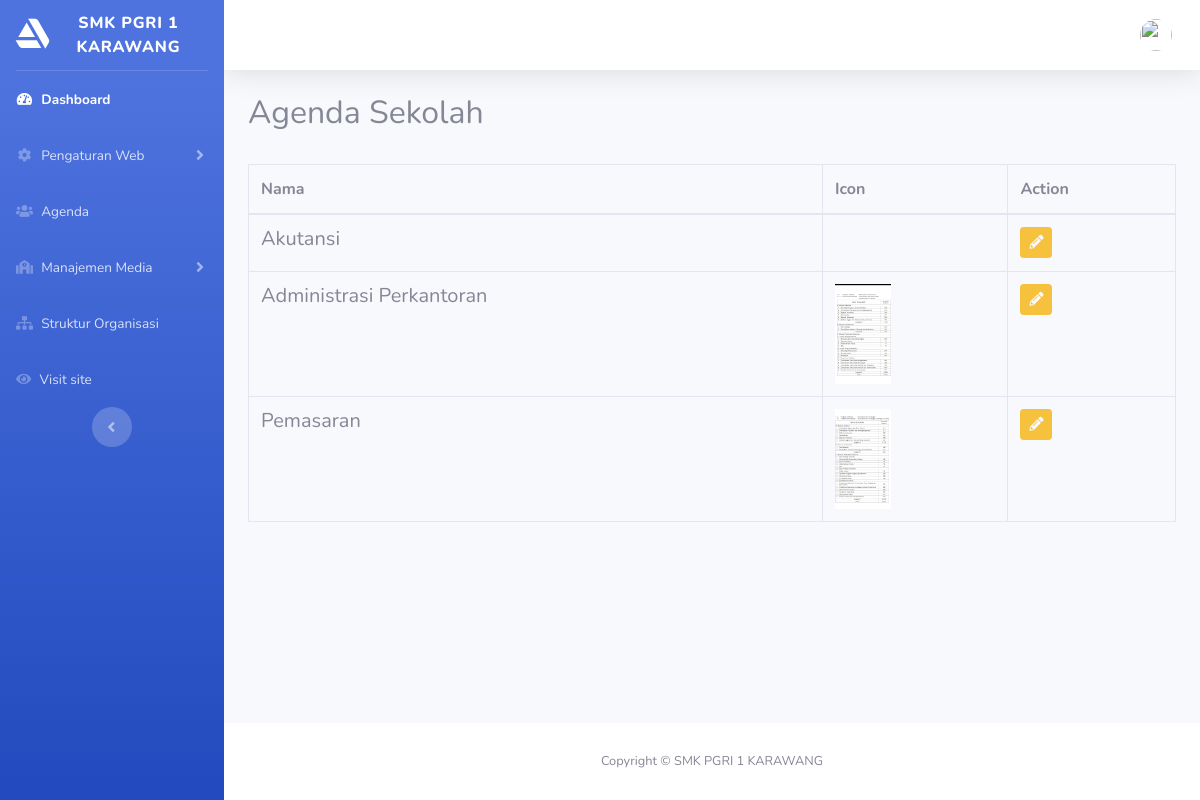
Page /index.php/icon on the committed database.
### tables this page shows
CREATE TABLE `menus` (
  `id` int(11) NOT NULL,
  `user_id` int(11) NOT NULL,
  `title` varchar(100) NOT NULL,
  `url` varchar(100) NOT NULL,
  `icon` varchar(100) NOT NULL,
  `is_active` char(1) NOT NULL
);

CREATE TABLE `icon_jurusan` (
  `id` int(11) NOT NULL,
  `nama` varchar(255) NOT NULL,
  `nama_icon` varchar(255) NOT NULL
);

### application/controllers/Icon.php (called while the page is built, shortened)
<?php
class Icon extends CI_Controller
{
	public function __construct()
	{
		$this->load->model('menu_model', 'menu');
		$this->load->model('icon_jurusan', 'icon');
	}
	public function index()
	{
		$data['title']		= 'Icon Jurusan';
		$data['page']		= 'jurusan/icon';
		$data['content'] 	= $this->icon->getData();
		$this->load->view('back/layouts/main', $data);
	}
}

### index.php (called while the page is built, shortened)
<?php
require_once BASEPATH.'core/CodeIgniter.php';

### application/models/Menu_model.php (called while the page is built, shortened)
<?php
class Menu_model extends CI_Model {
	public function getMenu()
	{
		if($this->session->userdata('id') != 1) {
			return $this->db->where('is_active', 'Y')->where('user_id', '2')->get('menus')->result();
		}else{
			return $this->db->where('is_active', 'Y')->get('menus')->result();
		}
	}
	public function getSubmenu($id)
	{
		$this->db->select(['submenus.sub_title', 'submenus.sub_url', 'submenus.is_active']);
		$this->db->from('submenus');
		$this->db->join('menus', 'submenus.menu_id = menus.id');
		$this->db->where('submenus.menu_id', $id);
		$this->db->where('submenus.is_active', 'Y');
		return $this->db->get()->result();
	}
}

### application/models/Icon_jurusan.php (called while the page is built, shortened)
<?php
class Icon_jurusan extends CI_Model {
	public function getData()
	{
		return $this->db->get_where('icon_jurusan');
	}
}

### application/views/back/pages/jurusan/icon.php (the view, shortened to what this page needs)
<div class="container">
	<div class="row">
		<div class="col">
			<h2>Agenda Sekolah</h2>
		</div>
	</div>
	<div class="row mt-4">
		<div class="col">
			<div class="table-responsive">
				<table class="table table-bordered">
					<thead>
						<tr>
							<th>Nama</th>
							<th>Icon</th>
							<th>Action</th>
						</tr>
					</thead>
					<tbody>
						<?php foreach ($content->result() as $icon) { ?>
						<tr>
							<td>
								<h5><?= $icon->nama ?></h5>
							</td>
							<td>
									<div>
										<img class="" height="100" src="<?= base_url('img/jurusan/'.$icon->nama_icon) ?>" alt="">
									</div>
								</td>
								<td>
									<a href="<?= base_url('icon/edit/' . $icon->id); ?>" class="btn btn-warning btn-sm text-light">
										<i class="fas fa fa-pencil-alt"></i>
									</a>
								</td>
							</tr>
							<?php } ?>
					</tbody>
				</table>
			</div>
		</div>
	</div>
</div>

### application/views/back/layouts/main.php (shortened to what this page needs)
<!DOCTYPE html>
<html lang="en">
<head>
  <link href="<?= base_url() ?>asset/vendor/fontawesome-free/css/all.min.css" rel="stylesheet" type="text/css">
  <link href="<?= base_url() ?>asset/vendor/datatables/dataTables.bootstrap4.min.css" rel="stylesheet">
  <link href="<?= base_url() ?>asset/vendor/summernote/dist/summernote-bs4.min.css" rel="stylesheet">
  <link href="<?= base_url() ?>asset/css/sb-admin-2.min.css" rel="stylesheet">
</head>
<body id="page-top">
  <div id="wrapper">
    <?php $this->load->view('back/layouts/_sidebar') ?>
    <div id="content-wrapper" class="d-flex flex-column">
      <div id="content">
        <nav class="navbar navbar-expand navbar-light bg-white topbar mb-4 static-top shadow">
    		<?php $this->load->view('back/layouts/_topbar') ?>
        </nav>
			<?php $this->load->view('back/pages/' . $page) ?>
      </div>
		<?php $this->load->view('back/layouts/_footer') ?>
    </div>
  </div>
</body>
</html>

### application/views/back/layouts/_sidebar.php (shortened to what this page needs)
<ul class="navbar-nav bg-gradient-primary sidebar sidebar-dark accordion" id="accordionSidebar">
	<a class="sidebar-brand d-flex align-items-center justify-content-center" href="<?= base_url('admin') ?>">
		<div class="sidebar-brand-icon">
			<i class="fab fa-artstation"></i>
		</div>
		<div class="sidebar-brand-text mx-2">SMK PGRI 1 KARAWANG</div>
	</a>
	<hr class="sidebar-divider my-0">
	<li class="nav-item active">
		<a class="nav-link" href="<?= base_url('admin') ?>">
			<i class="fas fa-fw fa-tachometer-alt"></i>
			<span>Dashboard</span></a>
	</li>
	<?php
		$menus = $this->menu->getMenu();
		foreach($menus as $menu) :
			$submenu = $this->menu->getSubmenu($menu->id);
	?>
	<li class="nav-item">
		<?php if($submenu) : ?>
			<a class="nav-link collapsed" href="<?= base_url() ?>" data-toggle="collapse" data-target="#collapse<?= $menu->id ?>" aria-expanded="true" aria-controls="collapse">
				<i class="<?= $menu->icon ?>"></i>
				<span><?= $menu->title ?></span>
			</a>
		<?php else : ?>
			<a class="nav-link" href="<?= base_url() . $menu->url ?>">
				<i class="<?= $menu->icon ?>"></i>
				<span><?= $menu->title ?></span>
			</a>
		<?php endif; ?>
	</li>
	<?php endforeach ?>
	<div class="text-center d-none d-md-inline">
		<button class="rounded-circle border-0" id="sidebarToggle"></button>
	</div>
</ul>

### application/views/back/layouts/_topbar.php (shortened to what this page needs)
<ul class="navbar-nav ml-auto">
	<li class="nav-item dropdown no-arrow">
		<a class="nav-link dropdown-toggle" href="#" id="userDropdown" role="button" data-toggle="dropdown" aria-haspopup="true" aria-expanded="false">
			<img class="img-profile rounded-circle" src="https://source.unsplash.com/QAB-WJcbgJk/60x60">
		</a>
	</li>
</ul>

### application/views/back/layouts/_footer.php
<footer class="sticky-footer bg-white">
	<div class="container my-auto">
		<div class="copyright text-center my-auto">
		<span>Copyright &copy; SMK PGRI 1 KARAWANG</span>
		</div>
	</div>
</footer>

### rows in the picture
menus: title "Pengaturan Web"
menus: title "Agenda"
menus: title "Manajemen Media"
menus: title "Struktur Organisasi"
menus: title "Visit site"
icon_jurusan: nama "Akutansi"
icon_jurusan: nama "Administrasi Perkantoran", nama_icon (picture)
icon_jurusan: nama "Pemasaran", nama_icon (picture)
